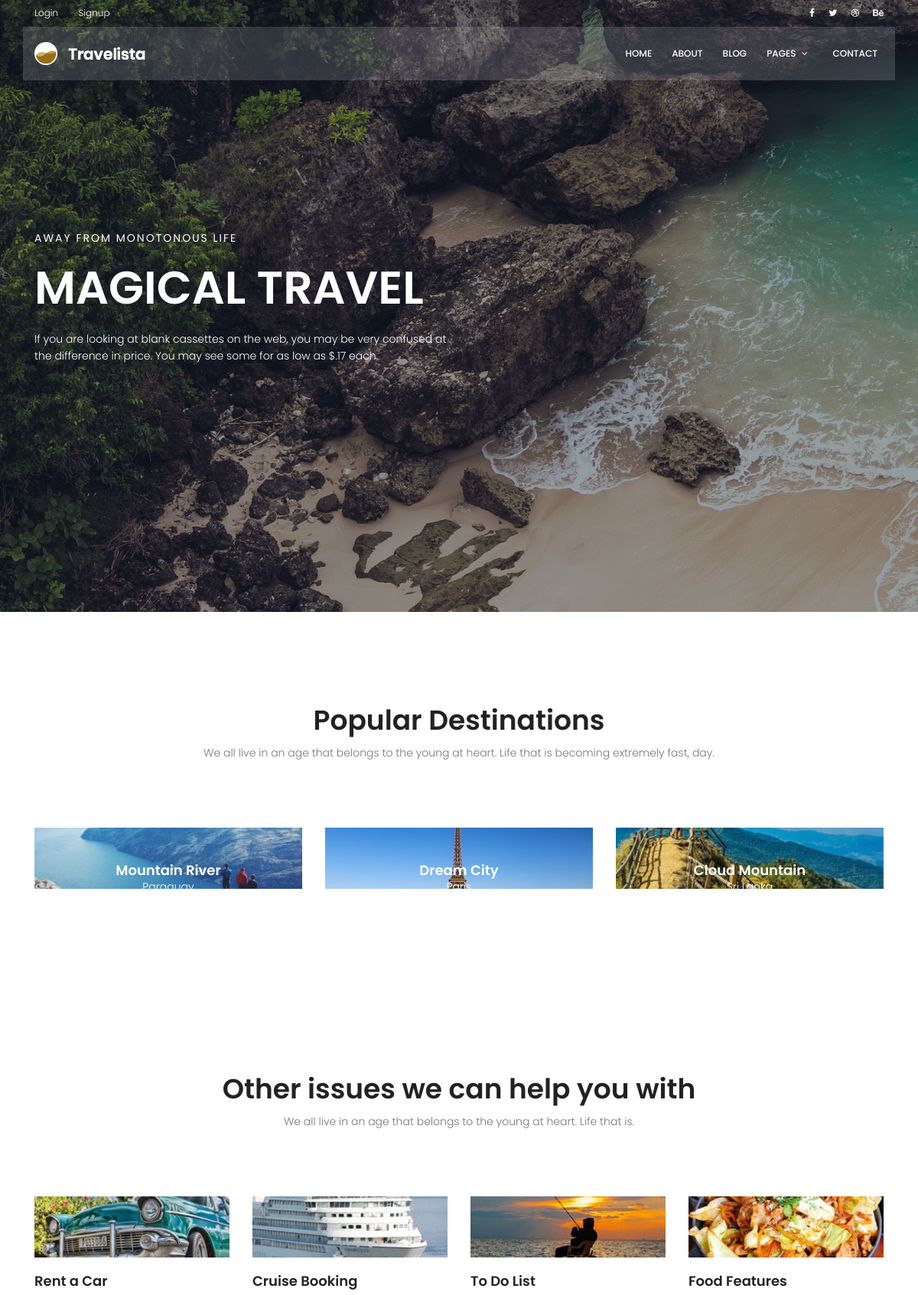
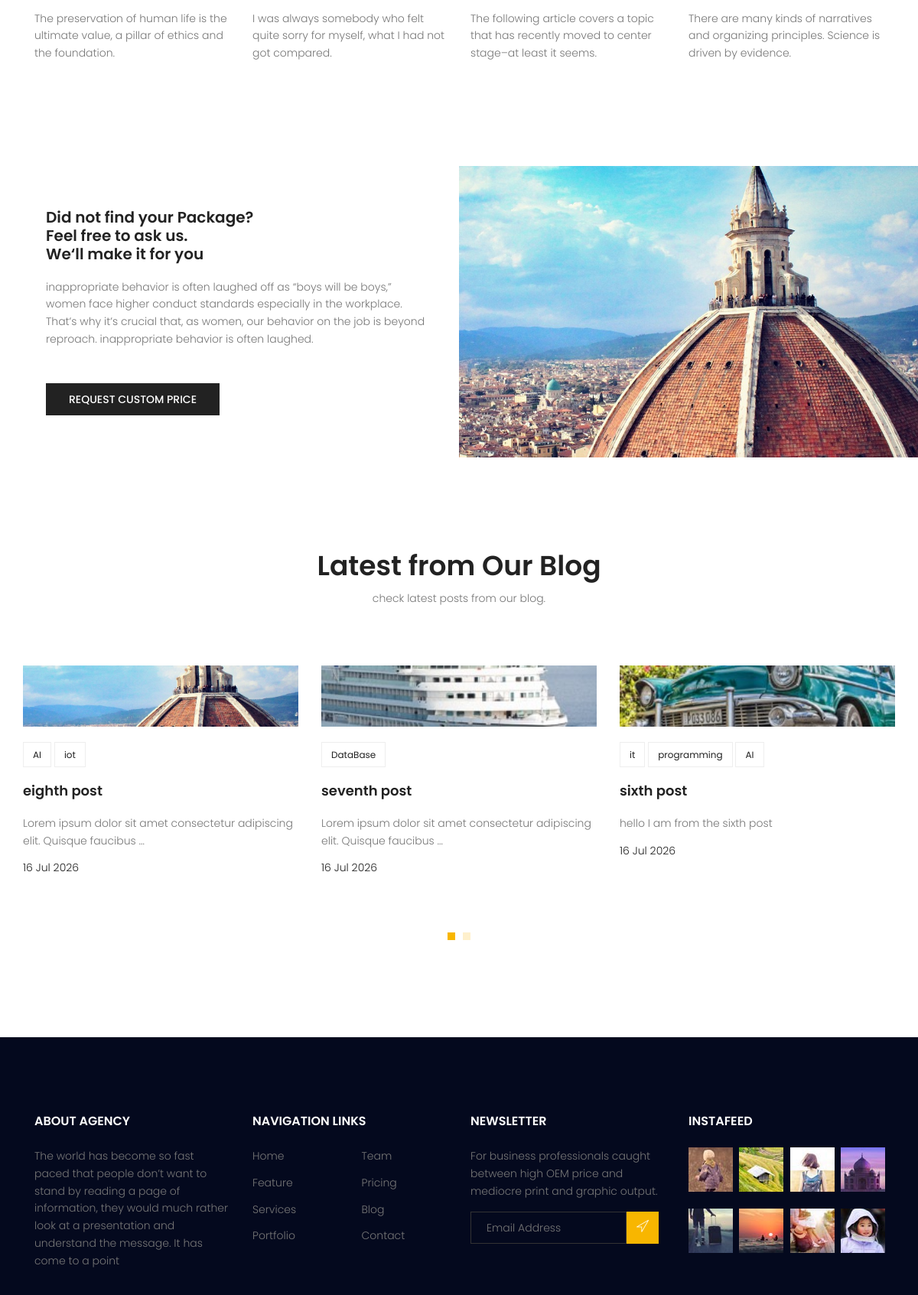
The page / (upper part) on the database its author committed (2 pictures, top to bottom).
### blog/models.py (models this page shows, shortened)
class Post(models.Model):
    author = models.ForeignKey(User,on_delete=models.SET_NULL,null=True)
    title = models.CharField( max_length=250)
    image = models.ImageField(upload_to='blog/',default='blog/default.jpg')
    content = models.TextField()
    tags = TaggableManager()
    category = models.ManyToManyField(Category)
    counted_views = models.IntegerField(default=0)
    status = models.BooleanField(default=True)
    login_require = models.BooleanField(default=False)
    published_date = models.DateTimeField(null=True)
    created_date = models.DateTimeField(auto_now_add=True)
    updated_date = models.DateTimeField(auto_now=True)
    class Meta:
        ordering = ['published_date']

class Category(models.Model):
   name = models.CharField(max_length=255)

### website/views.py (the view)
# urls.py: path('',index_view,name='index'),
def index_view(request):
    return render(request,'website/index.html')

### blog/templatetags/blog_tags.py (called while the page is built)
@register.inclusion_tag('blog/recent-blog-posts.html')
def recentblogposts(arg=6):
    posts = Post.objects.filter(published_date__lte=timezone.now(),status=True).order_by("-published_date")[:arg]
    return {"posts":posts}

### templates/website/index.html (shortened to what this page needs)
{% extends 'base.html' %}
{% load blog_tags %}
{% load static %}
{% block content %}
			<section class="banner-area relative">
				<div class="overlay overlay-bg"></div>
				<div class="container">
					<div class="row fullscreen align-items-center justify-content-between">
						<div class="col-lg-6 col-md-6 banner-left">
							<h6 class="text-white">Away from monotonous life</h6>
							<h1 class="text-white">Magical Travel</h1>
							<p class="text-white">
								If you are looking at blank cassettes on the web, you may be very confused at the difference in price. You may see some for as low as $.17 each.
							</p>
						</div>
					</div>
				</div>
			</section>
			<section class="popular-destination-area section-gap">
				<div class="container">
		            <div class="row d-flex justify-content-center">
		                <div class="menu-content pb-70 col-lg-8">
		                    <div class="title text-center">
		                        <h1 class="mb-10">Popular Destinations</h1>
		                        <p>We all live in an age that belongs to the young at heart. Life that is becoming extremely fast, day.</p>
		                    </div>
		                </div>
		            </div>
					<div class="row">
						<div class="col-lg-4">
							<div class="single-destination relative">
								<div class="thumb relative">
									<img class="img-fluid" src="{% static 'img/d1.jpg' %}" alt="">
								</div>
								<div class="desc">
									<h4>Mountain River</h4>
									<p>Paraguay</p>
								</div>
							</div>
						</div>
						<div class="col-lg-4">
							<div class="single-destination relative">
								<div class="thumb relative">
									<img class="img-fluid" src="{% static 'img/d2.jpg' %}" alt="">
								</div>
								<div class="desc">
									<h4>Dream City</h4>
									<p>Paris</p>
								</div>
							</div>
						</div>
						<div class="col-lg-4">
							<div class="single-destination relative">
								<div class="thumb relative">
									<img class="img-fluid" src="{% static 'img/d3.jpg' %}" alt="">
								</div>
								<div class="desc">
									<h4>Cloud Mountain</h4>
									<p>Sri Lanka</p>
								</div>
							</div>
						</div>
					</div>
				</div>
			</section>
			<section class="other-issue-area section-gap">
				<div class="container">
		            <div class="row d-flex justify-content-center">
		                <div class="menu-content pb-70 col-lg-9">
		                    <div class="title text-center">
		                        <h1 class="mb-10">Other issues we can help you with</h1>
		                        <p>We all live in an age that belongs to the young at heart. Life that is.</p>
		                    </div>
		                </div>
		            </div>
					<div class="row">
						<div class="col-lg-3 col-md-6">
							<div class="single-other-issue">
								<div class="thumb">
									<img class="img-fluid" src="{% static 'img/o1.jpg' %}" alt="">
								</div>
								<a href="#">
									<h4>Rent a Car</h4>
								</a>
								<p>
									The preservation of human life is the ultimate value, a pillar of ethics and the foundation.
								</p>
							</div>
						</div>
						<div class="col-lg-3 col-md-6">
							<div class="single-other-issue">
								<div class="thumb">
									<img class="img-fluid" src="{% static 'img/o2.jpg' %}" alt="">
								</div>
								<a href="#">
									<h4>Cruise Booking</h4>
								</a>
								<p>
									I was always somebody who felt quite sorry for myself, what I had not got compared.
								</p>
							</div>
						</div>
						<div class="col-lg-3 col-md-6">
							<div class="single-other-issue">
								<div class="thumb">
									<img class="img-fluid" src="{% static 'img/o3.jpg' %}" alt="">
								</div>
								<a href="#">
									<h4>To Do List</h4>
								</a>
								<p>
									The following article covers a topic that has recently moved to center stage–at least it seems.
								</p>
							</div>
						</div>
						<div class="col-lg-3 col-md-6">
							<div class="single-other-issue">
								<div class="thumb">
									<img class="img-fluid" src="{% static 'img/o4.jpg' %}" alt="">
								</div>
								<a href="#">
									<h4>Food Features</h4>
								</a>
								<p>
									There are many kinds of narratives and organizing principles. Science is driven by evidence.
								</p>
							</div>
						</div>
					</div>
				</div>
			</section>
			<section class="home-about-area">
				<div class="container-fluid">
					<div class="row align-items-center justify-content-end">
						<div class="col-lg-6 col-md-12 home-about-left">
							<h1>
								Did not find your Package? <br>
								Feel free to ask us. <br>
								We‘ll make it for you
							</h1>
							<p>
								inappropriate behavior is often laughed off as “boys will be boys,” women face higher conduct standards especially in the workplace. That’s why it’s crucial that, as women, our behavior on the job is beyond reproach. inappropriate behavior is often laughed.
							</p>
							<a href="#" class="primary-btn text-uppercase">request custom price</a>
						</div>
						<div class="col-lg-6 col-md-12 home-about-right no-padding">
							<img class="img-fluid" src="{% static 'img/about-img.jpg' %}" alt="">
						</div>
					</div>
				</div>
			</section>
			{% recentblogposts %}
{% endblock %}

### templates/blog/recent-blog-posts.html
			{% load static %}
			<section class="recent-blog-area section-gap">
				<div class="container">
					<div class="row d-flex justify-content-center">
						<div class="menu-content pb-60 col-lg-9">
							<div class="title text-center">
								<h1 class="mb-10">Latest from Our Blog</h1>
								<p>check latest posts from our blog.</p>
							</div>
						</div>
					</div>
					<div class="row">
						<div class="active-recent-blog-carusel">
							{% for post in posts %}
							<div class="single-recent-blog-post item">
								<div class="thumb">
									<img class="img-fluid" src="{{post.image.url}}" alt="">
								</div>
								<div class="details">
									<div class="tags">
										<ul>
											{% for cat in post.category.all %}
											<li>
												<a href="{% url 'blog:category' cat_name=cat.name%}">{{cat.name}}</a>
											</li>
											{% endfor %}
										</ul>
									</div>
									<a href="{% url 'blog:single' pid=post.id %}"><h4 class="title">{{post.title}}</h4></a>
									<p>
										{{ post.content|truncatewords:10 }}
									</p>
									<h6 class="date">{{post.published_date|date:"d M Y"}}</h6>
								</div>
							</div>
							{% endfor %}
						</div>
					</div>
				</div>
			</section>

### statics/css/main.css (style rules this page uses)
body { color: #777777; font-family: "Poppins", sans-serif; font-size: 14px; font-weight: 300; line-height: 1.625em; position: relative; }
ol, ul { margin: 0; padding: 0; list-style: none; }
a { -webkit-transition: all 0.3s ease 0s; -moz-transition: all 0.3s ease 0s; -o-transition: all 0.3s ease 0s; transition: all 0.3s ease 0s; }
a, a:focus, a:hover { text-decoration: none; outline: 0; }
h1, h2, h3, h4, h5, h6 { font-family: "Poppins", sans-serif; color: #222222; line-height: 1.2em !important; margin-bottom: 0; margin-top: 0; font-weight: 600; }
h1, .h1 { font-size: 36px; }
h4, .h4 { font-size: 18px; }
h6, .h6 { font-size: 14px; color: #222222; }
.mb-10 { margin-bottom: 10px; }
.pb-60 { padding-bottom: 60px; }
.pb-70 { padding-bottom: 70px; }
.text-white { color: #fff; }
.text-center { text-align: center; }
.relative { position: relative; }
.overlay { position: absolute; left: 0; right: 0; top: 0; bottom: 0; }
.no-padding { padding: 0; }
h1 { font-size: 36px; }
h4 { font-size: 18px; }
h6 { font-size: 14px; }
h1, h2, h3, h4, h5, h6 { line-height: 1.5em; }
.section-gap { padding: 120px 0; }
.primary-btn { background: #f8b600; line-height: 42px; padding-left: 30px; padding-right: 30px; border: none; color: #fff; display: inline-block; font-size: 14px; font-weight: 500; position: relative; -webkit-transition: all 0.3s ease 0s; -moz-transition: all 0.3s ease 0s; -o-transition: all 0.3s ease 0s; transition: all 0.3s ease 0s; cursor: pointer; position: relative; }
.banner-area { background: url(../img/hero-bg.jpg) center; background-size: cover; }
.banner-area .overlay-bg { background: rgba(4, 9, 30, 0.4); }
.banner-left h6 { text-transform: uppercase; font-weight: 400; font-size: 14px; letter-spacing: 2px; }
.banner-left h1 { margin: 20px 0; font-size: 60px; text-transform: uppercase; }
.banner-left p { margin: 20px 0px; }
.single-destination { -webkit-transition: all 0.3s ease 0s; -moz-transition: all 0.3s ease 0s; -o-transition: all 0.3s ease 0s; transition: all 0.3s ease 0s; }
.single-destination .thumb { position: relative; }
.single-destination .thumb img { width: 100%; }
.single-destination .desc { text-align: center; position: absolute; width: 100%; left: 50%; top: 50%; transform: translate(-50%, -50%); }
.single-destination .desc h4 { color: #fff; }
.single-destination .desc p { color: #fff; font-size: 14px; font-weight: 300; margin-bottom: 0px; }
.single-other-issue .thumb { overflow: hidden; }
.single-other-issue .thumb img { width: 100%; -webkit-transition: all 0.3s ease 0s; -moz-transition: all 0.3s ease 0s; -o-transition: all 0.3s ease 0s; transition: all 0.3s ease 0s; }
.single-other-issue h4 { margin: 20px 0; -webkit-transition: all 0.3s ease 0s; -moz-transition: all 0.3s ease 0s; -o-transition: all 0.3s ease 0s; transition: all 0.3s ease 0s; }
.home-about-area .home-about-left { padding-left: 20%; }
@media (max-width: 1366px) { .home-about-area .home-about-left { padding-left: 5%; } }
.home-about-area .home-about-left h1 { max-width: 510px; }
@media (max-width: 1366px) { .home-about-area .home-about-left h1 { font-size: 20px; } }
.home-about-area .home-about-left p { max-width: 500px; padding: 20px 0; }
.home-about-area .home-about-left .primary-btn { margin-top: 10px; background: #222; font-size: 14px; }
.home-about-area .home-about-right img { width: 100%; }
.recent-blog-area .single-recent-blog-post .thumb { overflow: hidden; }
.recent-blog-area .single-recent-blog-post .thumb img { -webkit-transition: all 0.3s ease 0s; -moz-transition: all 0.3s ease 0s; -o-transition: all 0.3s ease 0s; transition: all 0.3s ease 0s; }
.recent-blog-area .single-recent-blog-post .tags { margin: 20px 0px; }
.recent-blog-area .single-recent-blog-post .tags li { display: inline-block; border: 1px solid #eee; padding: 4px 12px; -webkit-transition: all 0.3s ease 0s; -moz-transition: all 0.3s ease 0s; -o-transition: all 0.3s ease 0s; transition: all 0.3s ease 0s; }
.recent-blog-area .single-recent-blog-post .tags li a { font-weight: 400; font-size: 12px; color: #222; }
.recent-blog-area .single-recent-blog-post .title { -webkit-transition: all 0.3s ease 0s; -moz-transition: all 0.3s ease 0s; -o-transition: all 0.3s ease 0s; transition: all 0.3s ease 0s; margin: 20px 0; }
.recent-blog-area .single-recent-blog-post .date { color: #222; font-weight: 300; }
.thumb img { width: 80px; height: 80px; object-fit: cover; }

### rows shown on the page
Post: image (picture), title "eighth post", content "Lorem ipsum dolor sit amet consectetur adipiscing elit. Quisque faucibus …", published_date "16 Jul 2026"
Category: name "AI"
Category: name "iot"
Post: image (picture), title "seventh post", content "Lorem ipsum dolor sit amet consectetur adipiscing elit. Quisque faucibus …", published_date "16 Jul 2026"
Category: name "DataBase"
Post: image (picture), title "sixth post", content "hello I am from the sixth post", published_date "16 Jul 2026"
Category: name "it"
Category: name "programming"
